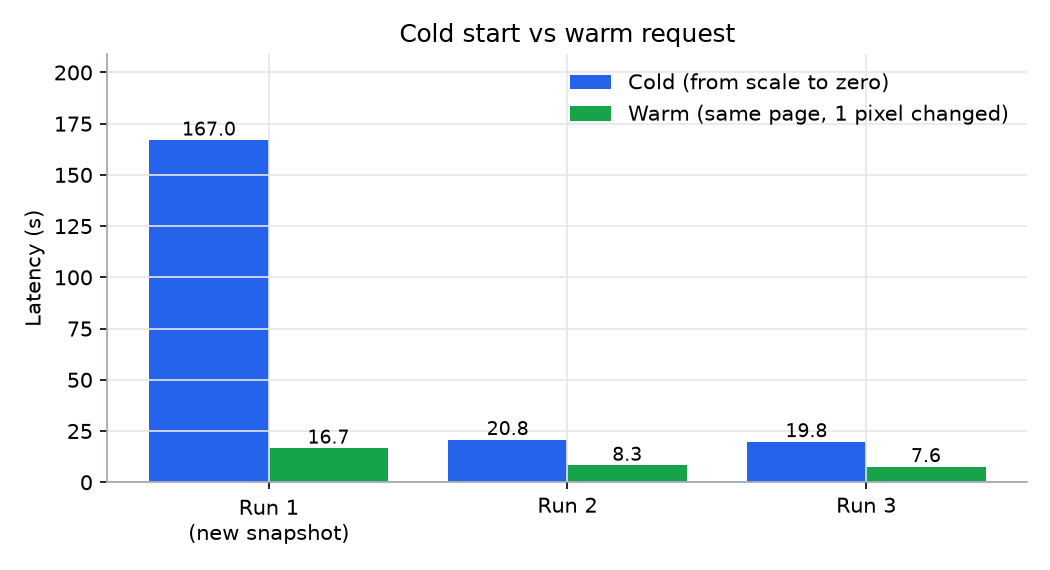
#> input picture assets/benchmarks/cold-warm.png, 1050 x 570 px
$ python -i layout.py   (imports and definitions only)
#> lines starting #> are read from the running program, lines starting #| are printed output that depends on the picture; after the words box and inside, x2 and y2 are one past the last pixel; in counts of white or black regions, pixels touching at a corner belong together
#> further down, picture is the input picture: PIL image 1050x570 RGBA; mean R, G, B, A 229.1, 236.2, 246.4, 255
"""Conservative source-image measurements, using Pillow and OpenCV."""

from __future__ import annotations

import os
import re
import shutil
import subprocess
from dataclasses import dataclass
from itertools import pairwise
from pathlib import Path
from statistics import median
from typing import Any

import cv2
import numpy as np
from PIL import Image, ImageFont


class FontMetrics:
    # [41 lines left out: functions __init__, font, not called in this run]

    def width(self, text: str, size: float, bold: bool = False, italic: bool = False) -> float:
        return self.font(size, bold, italic).getlength(text) / 4

    def line_height(self, size: float) -> float:
        return sum(self.font(size).getmetrics()) / 4


def bands(values: np.ndarray) -> list[tuple[int, int]]:
    """Half-open ranges for contiguous nonzero projection values."""
    edges = np.diff(np.pad(np.asarray(values, dtype=np.int8), (1, 1)))
    return list(zip(np.flatnonzero(edges == 1).tolist(), np.flatnonzero(edges == -1).tolist()))


def ink_mask(image: Image.Image) -> np.ndarray:
    return (np.asarray(image.convert("L")) < 210).astype(np.uint8)
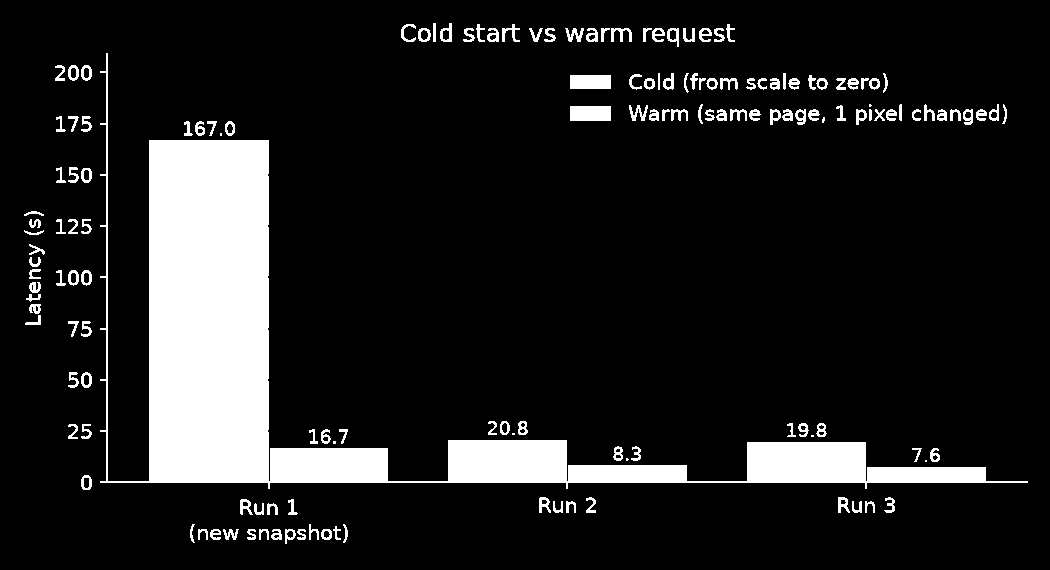
#> returned value: shape (570, 1050); values 0 (black) and 1 (white), 12.3% white; 154 white regions (8 under 20 px), largest, box (x1, y1, x2, y2) and area: (100, 53, 1028, 489) 60736, (570, 106, 611, 121) 615, (570, 75, 611, 89) 574


def text_lines(image: Image.Image) -> list[tuple[int, int]]:
    ink = ink_mask(image)
    if ink.mean() > 0.35:
        # Photographed paper and security textures can sit below the absolute
        # ink threshold. Measure local contrast instead of the paper itself.
        gray = np.asarray(image.convert("L"))
        ink = cv2.adaptiveThreshold(gray, 255, cv2.ADAPTIVE_THRESH_GAUSSIAN_C,
                                    cv2.THRESH_BINARY_INV, 31, 12) // 255
    # Remove long rules and very large solid components before measuring glyph rows.
    count, labels, stats, _ = cv2.connectedComponentsWithStats(ink, 8)
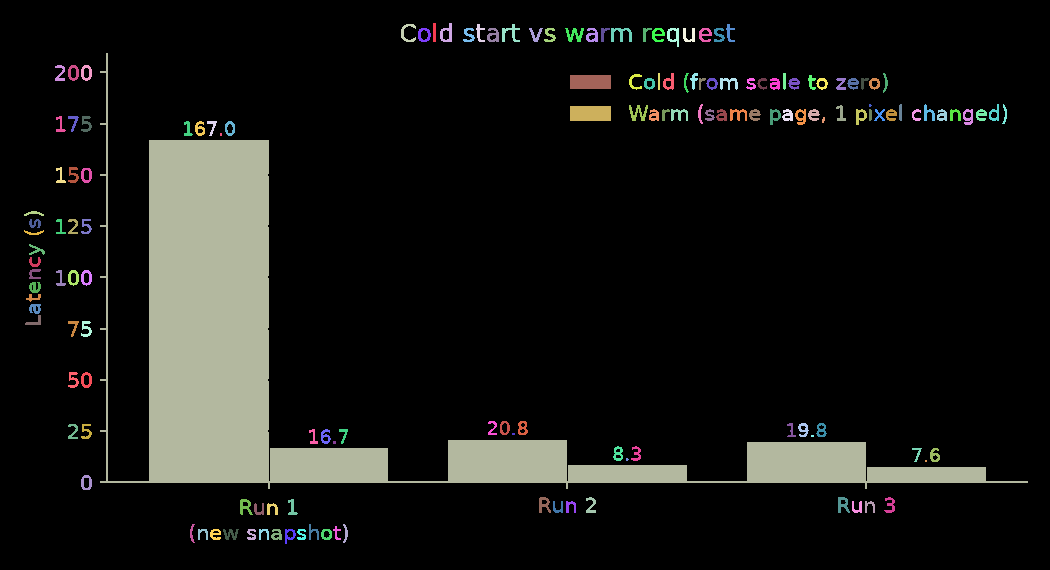
#> labels: shape (570, 1050) int32; 155 distinct labels, from 0 to 154; one colour per label, 0 black
#> count = 155; stats = 155 rows, first 6: [0, 0, 1050, 570, 525177], [433, 23, 3, 19, 57], [440, 23, 12, 19, 121], [401, 24, 15, 18, 105], [476, 24, 9, 18, 72], [502, 24, 18, 18, 130]
    clean = np.zeros_like(ink)
    for index in range(1, count):
        x, y, width, height, area = stats[index]
        if (2 <= height <= image.height and area >= 2 and width < image.width * 0.85
                and width / max(height, 1) < 25 and height / max(width, 1) < 12):
            patch = clean[y:y + height, x:x + width]
            patch[labels[y:y + height, x:x + width] == index] = 1
#> this loop made 154 passes
    projection = clean.sum(axis=1) >= max(2, image.width * 0.003)
    # Join detached dots/accents without bridging typical interline gaps.
    projection = cv2.morphologyEx(projection.astype(np.uint8)[:, None], cv2.MORPH_CLOSE,
                                 np.ones((3, 1), np.uint8))[:, 0]
    return [(start, end) for start, end in bands(projection) if end - start >= 3]


# [21 lines left out: function source_font_size, not called in this run]


@dataclass
class TableGeometry:
    columns: list[int] | None
    rows: list[int] | None
    horizontal: np.ndarray
    vertical: np.ndarray
    pixels: np.ndarray


# [192 lines left out: functions boundaries, table_geometry, header_columns, cell_appearance, missing_graphics, not called in this run]


def word_tokens(text: str) -> list[str]:
    return re.findall(r"\S+\s*|\s+", text)


# [84 lines left out: functions text_rotation, flat_background, text_color, cell_alignment, not called in this run]

>>> from PIL import Image
>>> picture = Image.open('../assets/benchmarks/cold-warm.png')
>>> result = text_lines(picture)
#> result = [(23, 42), (65, 92), (104, 136), (167, 183), (211, 216), (219, 235), (245, 300), (304, 314), (321, 337), (372, 388), (421, 462), (475, 490), (497, 515), (524, 543)]

$ run again, on assets/benchmarks/concurrency.png
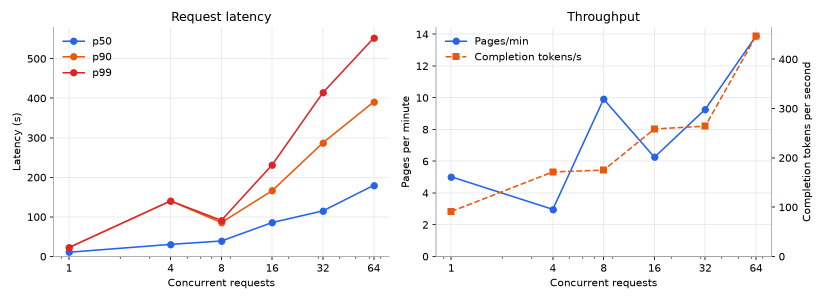
#> input picture assets/benchmarks/concurrency.png, 1650 x 600 px (shown at 1/2 size)
#> picture is the input picture: PIL image 1650x600 RGBA; mean R, G, B, A 248.9, 248, 248.7, 255
#> in ink_mask, `return (np.asarray(image.convert("L")) < 210).astype(np.uint8)`:
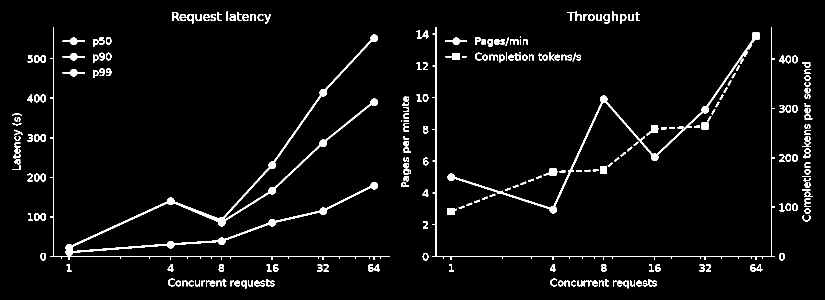
#> returned value: shape (600, 1650) (shown at 1/2 size); values 0 (black) and 1 (white), 3.9% white; 253 white regions (4 under 20 px), largest, box (x1, y1, x2, y2) and area: (100, 54, 779, 520) 11094, (895, 65, 1520, 427) 4274, (865, 54, 1550, 520) 3458
#> in text_lines, `count, labels, stats, _ = cv2.connectedComponentsWithStats(ink, 8)`:
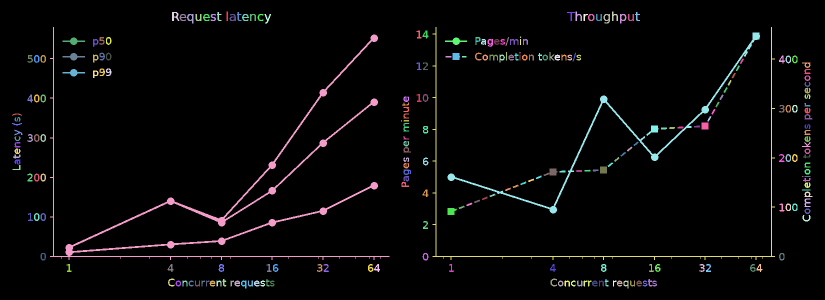
#> labels: shape (600, 1650) int32 (shown at 1/2 size); 254 distinct labels, from 0 to 253; one colour per label, 0 black
#> count = 254; stats = 254 rows, first 6: [0, 0, 1650, 600, 951158], [453, 23, 3, 19, 57], [1151, 23, 13, 19, 113], [1224, 23, 12, 19, 111], [344, 24, 15, 18, 149], [434, 24, 9, 18, 74]
#> the loop in text_lines, `for index in range(1, count):` made 253 passes
#> result = [(23, 47), (54, 521), (528, 544), (557, 577)]

$ run again, on assets/benchmarks/latency-vs-tokens.png
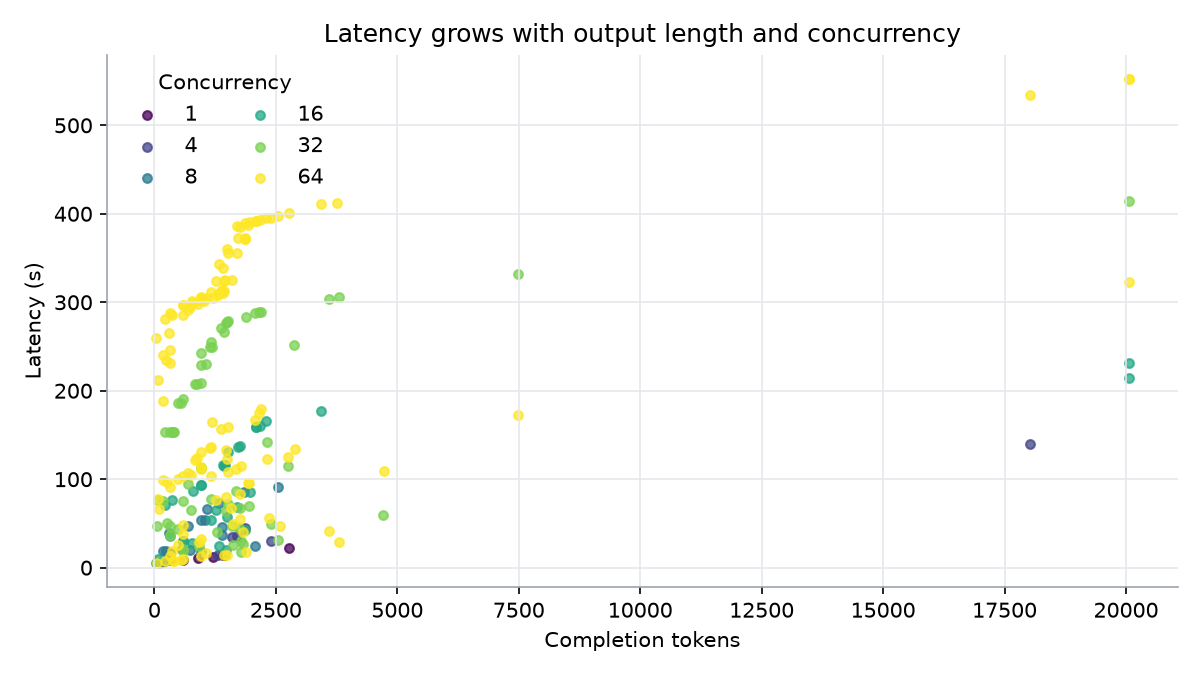
#> input picture assets/benchmarks/latency-vs-tokens.png, 1200 x 675 px
#> picture is the input picture: PIL image 1200x675 RGBA; mean R, G, B, A 249.8, 250.3, 248.3, 255
#> in ink_mask, `return (np.asarray(image.convert("L")) < 210).astype(np.uint8)`:
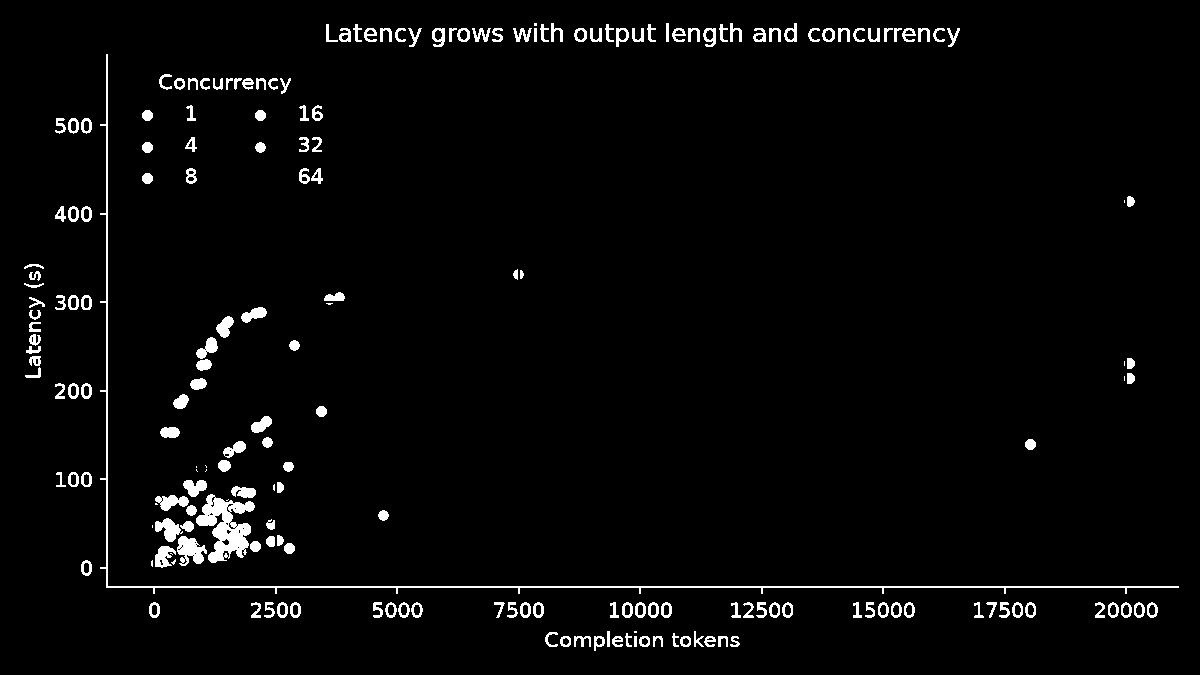
#> returned value: shape (675, 1200); values 0 (black) and 1 (white), 2.9% white; 202 white regions (17 under 20 px), largest, box (x1, y1, x2, y2) and area: (100, 54, 1179, 594) 3390, (196, 494, 255, 563) 2022, (177, 536, 207, 566) 543
#> in text_lines, `count, labels, stats, _ = cv2.connectedComponentsWithStats(ink, 8)`:
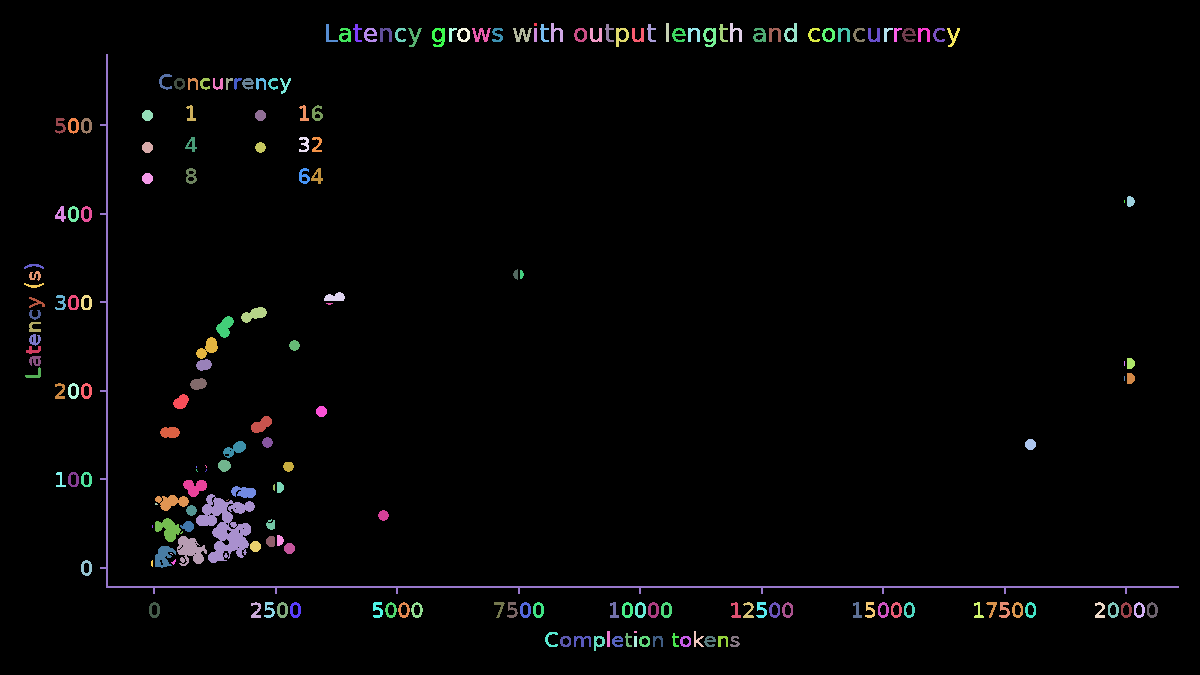
#> labels: shape (675, 1200) int32; 203 distinct labels, from 0 to 202; one colour per label, 0 black
#> count = 203; stats = 203 rows, first 6: [0, 0, 1200, 675, 786423], [534, 23, 3, 3, 9], [551, 23, 12, 19, 111], [666, 23, 3, 19, 57], [730, 23, 12, 19, 111], [784, 23, 13, 19, 125]
#> the loop in text_lines, `for index in range(1, count):` made 202 passes
#> result = [(23, 47), (74, 93), (105, 133), (137, 153), (168, 184), (197, 222), (264, 280), (283, 288), (293, 457), (460, 576), (602, 618), (631, 647)]

$ run again, on assets/benchmarks/replicas-ab.png
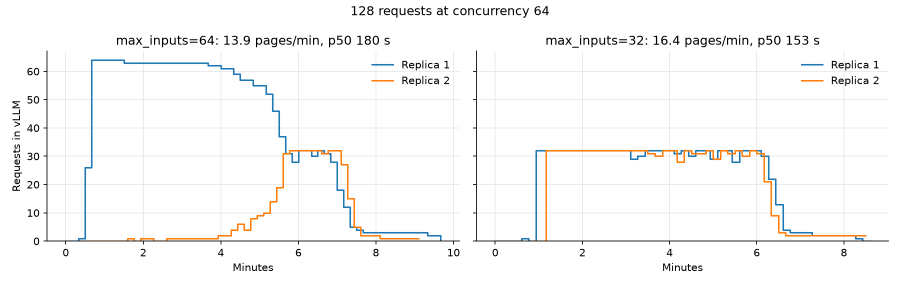
#> input picture assets/benchmarks/replicas-ab.png, 1800 x 570 px (shown at 1/2 size)
#> picture is the input picture: PIL image 1800x570 RGBA; mean R, G, B, A 248.7, 248.6, 248.3, 255
#> in ink_mask, `return (np.asarray(image.convert("L")) < 210).astype(np.uint8)`:
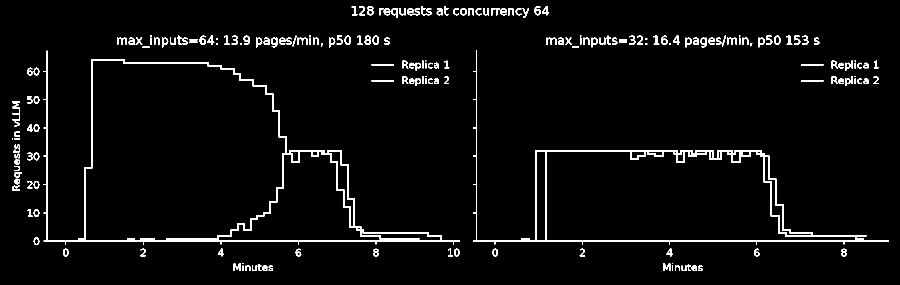
#> returned value: shape (570, 1800) (shown at 1/2 size); values 0 (black) and 1 (white), 3.4% white; 202 white regions (18 under 20 px), largest, box (x1, y1, x2, y2) and area: (87, 101, 920, 489) 9740, (946, 101, 1778, 489) 8349, (1093, 75, 1113, 90) 153
#> in text_lines, `count, labels, stats, _ = cv2.connectedComponentsWithStats(ink, 8)`:
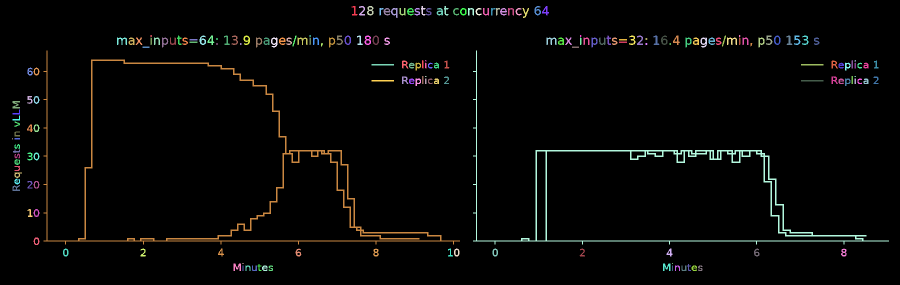
#> labels: shape (570, 1800) int32 (shown at 1/2 size); 203 distinct labels, from 0 to 202; one colour per label, 0 black
#> count = 203; stats = 203 rows, first 6: [0, 0, 1800, 570, 991337], [703, 12, 12, 19, 92], [718, 12, 12, 19, 112], [734, 12, 13, 19, 142], [842, 12, 9, 19, 83], [888, 12, 9, 19, 83]
#> the loop in text_lines, `for index in range(1, count):` made 202 passes
#> result = [(12, 35), (70, 96), (119, 490), (497, 513), (527, 542)]
